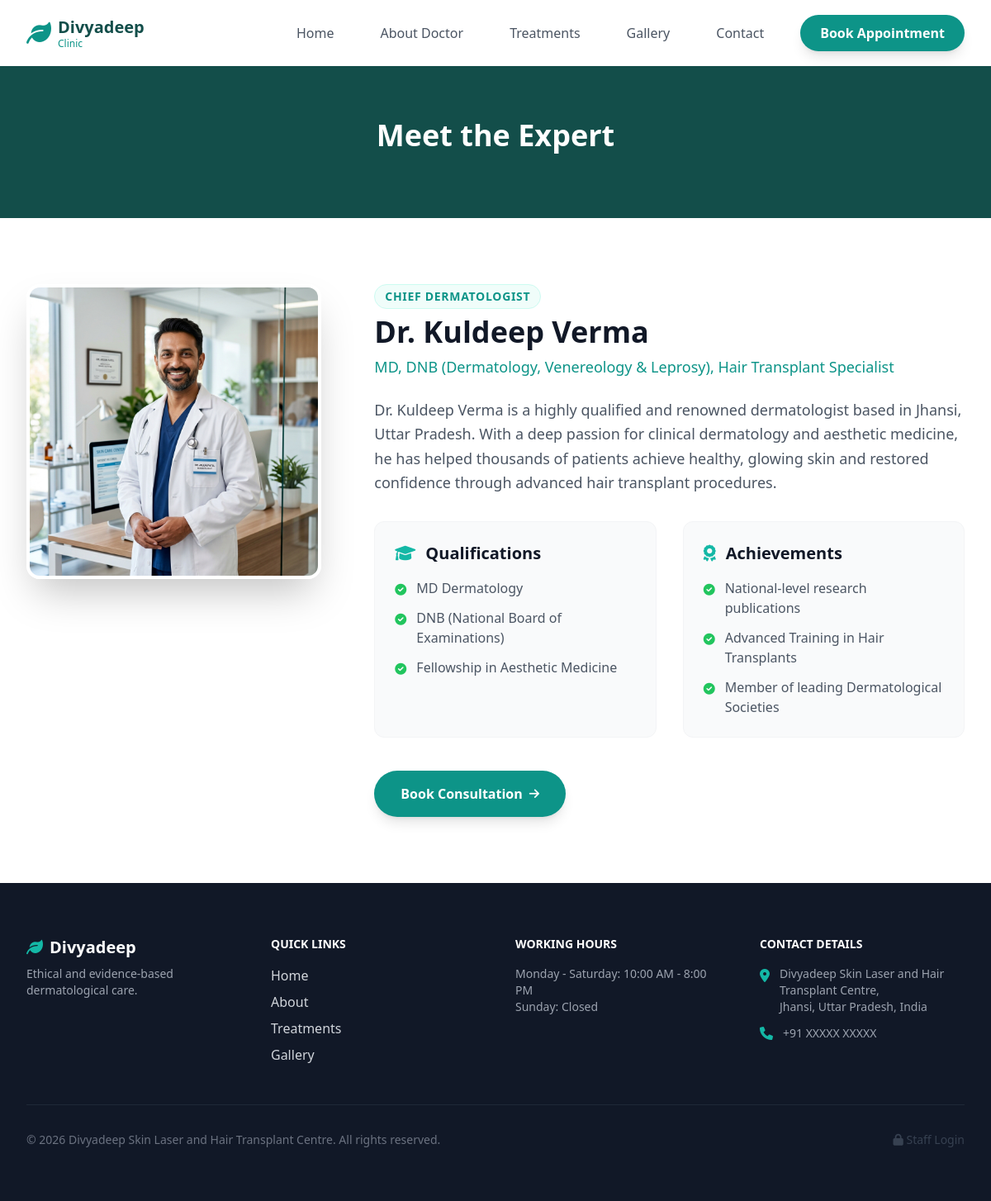
/about, run on the app's committed database.
### tables this page shows
CREATE TABLE settings (
    id INTEGER PRIMARY KEY AUTOINCREMENT,
    key_name TEXT UNIQUE NOT NULL,
    value_text TEXT NOT NULL
);

### app.py (the view)
@app.route('/about')
def about():
    return render_template('about.html')

### app.py (called while the page is built)
def get_db_connection():
    conn = sqlite3.connect(os.path.join(basedir, 'database.db'))
    conn.row_factory = sqlite3.Row
    return conn

def get_settings():
    conn = get_db_connection()
    settings = conn.execute('SELECT * FROM settings').fetchall()
    conn.close()
    return {s['key_name']: s['value_text'] for s in settings}

@app.context_processor
def inject_settings():
    return dict(settings=get_settings())

### templates/about.html
{% extends 'base.html' %}
{% block content %}
<div class="bg-brand-900 py-16">
    <div class="max-w-7xl mx-auto px-4 sm:px-6 lg:px-8 text-center">
        <h1 class="text-4xl font-extrabold text-white mb-4">Meet the Expert</h1>
    </div>
</div>
<section class="py-20 bg-white">
    <div class="max-w-7xl mx-auto px-4 sm:px-6 lg:px-8">
        <div class="flex flex-col lg:flex-row gap-16 items-start">
            <div class="w-full lg:w-1/3 relative">
                <img src="{{ url_for('static', filename='assets/dr_kuldeep.png') }}" class="w-full rounded-2xl shadow-2xl object-cover border-4 border-white" />
            </div>
            <div class="w-full lg:w-2/3">
                <div class="mb-2 inline-block py-1 px-3 rounded-full bg-brand-50 text-brand-600 text-sm font-semibold tracking-wider uppercase border border-brand-100">Chief Dermatologist</div>
                <h2 class="text-3xl md:text-4xl font-extrabold text-gray-900 mb-2">{{ settings.get('doctor_name') }}</h2>
                <p class="text-brand-600 text-lg font-medium mb-6">{{ settings.get('doctor_qualifications') }}</p>
                <p class="text-gray-600 text-lg mb-8 leading-relaxed">
                    {{ settings.get('doctor_bio') }}
                </p>
                <div class="grid grid-cols-1 md:grid-cols-2 gap-8 mb-10">
                    <div class="bg-gray-50 p-6 rounded-xl border border-gray-100">
                        <h3 class="font-bold text-gray-900 text-xl mb-4 flex items-center"><i class="fa-solid fa-graduation-cap text-brand-500 mr-3"></i> Qualifications</h3>
                        <ul class="space-y-3 text-gray-600">
                            {% for item in settings.get('doctor_education', '').split('|') %}
                            <li class="flex items-start"><i class="fa-solid fa-circle-check text-green-500 mt-1 mr-3 text-sm"></i> {{ item }}</li>
                            {% endfor %}
                        </ul>
                    </div>
                    <div class="bg-gray-50 p-6 rounded-xl border border-gray-100">
                        <h3 class="font-bold text-gray-900 text-xl mb-4 flex items-center"><i class="fa-solid fa-award text-brand-500 mr-3"></i> Achievements</h3>
                        <ul class="space-y-3 text-gray-600">
                            {% for item in settings.get('doctor_achievements', '').split('|') %}
                            <li class="flex items-start"><i class="fa-solid fa-circle-check text-green-500 mt-1 mr-3 text-sm"></i> {{ item }}</li>
                            {% endfor %}
                        </ul>
                    </div>
                </div>
                <a href="{{ url_for('contact') }}" class="inline-flex items-center justify-center px-8 py-4 bg-brand-600 text-white font-bold rounded-full hover:bg-brand-700 transition-colors shadow-lg">
                    Book Consultation <i class="fa-solid fa-arrow-right ml-2 text-sm"></i>
                </a>
            </div>
        </div>
    </div>
</section>
{% endblock %}

### templates/base.html (shortened to what this page needs)
<!DOCTYPE html>
<html lang="en">
<head>
    <script src="https://cdn.tailwindcss.com"></script>
    <link href="https://cdnjs.cloudflare.com/ajax/libs/font-awesome/6.0.0/css/all.min.css" rel="stylesheet">
</head>
<body class="font-sans antialiased text-gray-800 bg-gray-50 flex flex-col min-h-screen">
    <nav class="bg-white shadow-sm sticky top-0 z-50">
        <div class="max-w-7xl mx-auto px-4 sm:px-6 lg:px-8">
            <div class="flex justify-between h-20">
                <div class="flex items-center">
                    <a href="{{ url_for('index') }}" class="flex-shrink-0 flex items-center">
                        <i class="fa-solid fa-leaf text-brand-600 text-3xl mr-2"></i>
                        <div>
                            <h1 class="font-bold text-xl text-brand-900 leading-tight">Divyadeep</h1>
                            <p class="text-xs text-brand-600 font-medium">Clinic</p>
                        </div>
                    </a>
                </div>
                <div class="hidden md:ml-6 md:flex md:items-center md:space-x-8">
                    <a href="{{ url_for('index') }}" class="text-gray-600 hover:text-brand-600 font-medium px-3 py-2 transition-colors">Home</a>
                    <a href="{{ url_for('about') }}" class="text-gray-600 hover:text-brand-600 font-medium px-3 py-2 transition-colors">About Doctor</a>
                    <a href="{{ url_for('treatments') }}" class="text-gray-600 hover:text-brand-600 font-medium px-3 py-2 transition-colors">Treatments</a>
                    <a href="{{ url_for('gallery') }}" class="text-gray-600 hover:text-brand-600 font-medium px-3 py-2 transition-colors">Gallery</a>
                    <a href="{{ url_for('contact') }}" class="text-gray-600 hover:text-brand-600 font-medium px-3 py-2 transition-colors">Contact</a>
                    <a href="{{ url_for('contact') }}" class="ml-4 bg-brand-600 text-white px-6 py-2.5 rounded-full font-semibold hover:bg-brand-700 shadow-lg transition-all">Book Appointment</a>
                </div>
            </div>
        </div>
    </nav>
    <main class="flex-grow">
        {% block content %}{% endblock %}
    </main>
    <footer class="bg-gray-900 text-gray-300 py-16 mt-auto">
        <div class="max-w-7xl mx-auto px-4 sm:px-6 lg:px-8">
            <div class="grid grid-cols-1 md:grid-cols-4 gap-12">
                <div>
                    <h2 class="font-bold text-xl text-white mb-2"><i class="fa-solid fa-leaf text-brand-500 mr-2"></i>Divyadeep</h2>
                    <p class="text-sm text-gray-400 mb-6">Ethical and evidence-based dermatological care.</p>
                </div>
                <div>
                    <h3 class="text-white font-bold mb-4 uppercase text-sm">Quick Links</h3>
                    <ul class="space-y-2">
                        <li><a href="{{ url_for('index') }}" class="hover:text-brand-400">Home</a></li>
                        <li><a href="{{ url_for('about') }}" class="hover:text-brand-400">About</a></li>
                        <li><a href="{{ url_for('treatments') }}" class="hover:text-brand-400">Treatments</a></li>
                        <li><a href="{{ url_for('gallery') }}" class="hover:text-brand-400">Gallery</a></li>
                    </ul>
                </div>
                <div>
                    <h3 class="text-white font-bold mb-4 uppercase text-sm">Working Hours</h3>
                    <div class="text-sm text-gray-400">
                        {{ settings.get('working_hours', '') | safe }}
                    </div>
                </div>
                <div>
                    <h3 class="text-white font-bold mb-4 uppercase text-sm">Contact Details</h3>
                    <ul class="space-y-3">
                        <li class="flex items-start">
                            <i class="fa-solid fa-location-dot mt-1 text-brand-500 mr-3"></i>
                            <span class="text-sm text-gray-400">{{ settings.get('address', '') | safe }}</span>
                        </li>
                        <li class="flex items-center">
                            <i class="fa-solid fa-phone text-brand-500 mr-3"></i>
                            <span class="text-sm text-gray-400">{{ settings.get('phone', '') }}</span>
                        </li>
                    </ul>
                </div>
            </div>
            <div class="border-t border-gray-800 mt-12 pt-8 text-center text-sm text-gray-500 flex justify-between items-center">
                <p>&copy; 2026 {{ settings.get('clinic_name', '') }}. All rights reserved.</p>
                <a href="{{ url_for('admin_login') }}" class="text-gray-700 hover:text-brand-500"><i class="fa-solid fa-lock"></i> Staff Login</a>
            </div>
        </div>
    </footer>
</body>
</html>

### templates/base.html (style rules this page uses)
html { scroll-behavior: smooth; }

### data on the page
settings: get "Dr. Kuldeep Verma"
settings: get "MD, DNB (Dermatology, Venereology & Leprosy), Hair Transplant Specialist"
settings: get "Dr. Kuldeep Verma is a highly qualified and renowned dermatologist based in Jhansi, Uttar Pradesh. With a deep passion for clinical dermatology and aesthetic medicine, he has helped thousands of patients achieve healthy, glowing skin and restored confidence through advanced hair transplant procedures."
settings: get "Monday - Saturday: 10:00 AM - 8:00 PM Sunday: Closed"
settings: get "Divyadeep Skin Laser and Hair Transplant Centre, Jhansi, Uttar Pradesh, India"
settings: get "+91 XXXXX XXXXX"
settings: get "Divyadeep Skin Laser and Hair Transplant Centre"

### other printed values
{{ item }} "MD Dermatology" "DNB (National Board of Examinations)" "Fellowship in Aesthetic Medicine"
{{ item }} "National-level research publications" "Advanced Training in Hair Transplants" "Member of leading Dermatological Societies"
